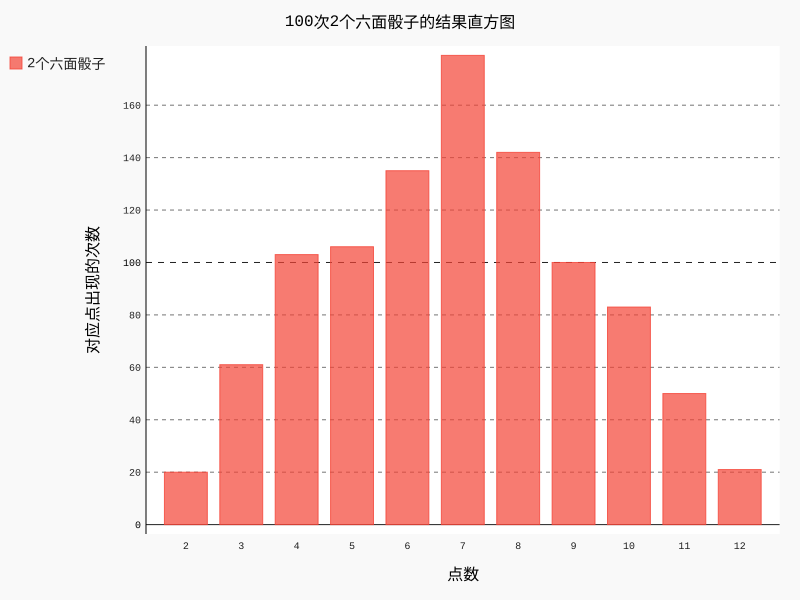

This figure's Python source:
from die import Die
import pygal
#创建2个骰子
die_1 = Die()
die_2 = Die()
#整几次骰子，并将结果储存在一个列表中
results = []
for roll_num in range(1000):
	result = die_1.roll()+die_2.roll()
	results.append(result)
	
#分析结果
frequencies = []
max_result = die_1.num_sides + die_2.num_sides
for value in range(2,max_result+1):
	frequence = results.count(value)
	frequencies.append(frequence)
	
#对结果进行可视化
hist = pygal.Bar()

hist.title = "100次2个六面骰子的结果直方图"
hist.x_labels = ['2','3','4','5','6','7','8','9','10','11','12']
hist.x_title = "点数"
hist.y_title = '对应点出现的次数'

hist.add('2个六面骰子',frequencies)
hist.render_to_file('dice_visual.svg')
